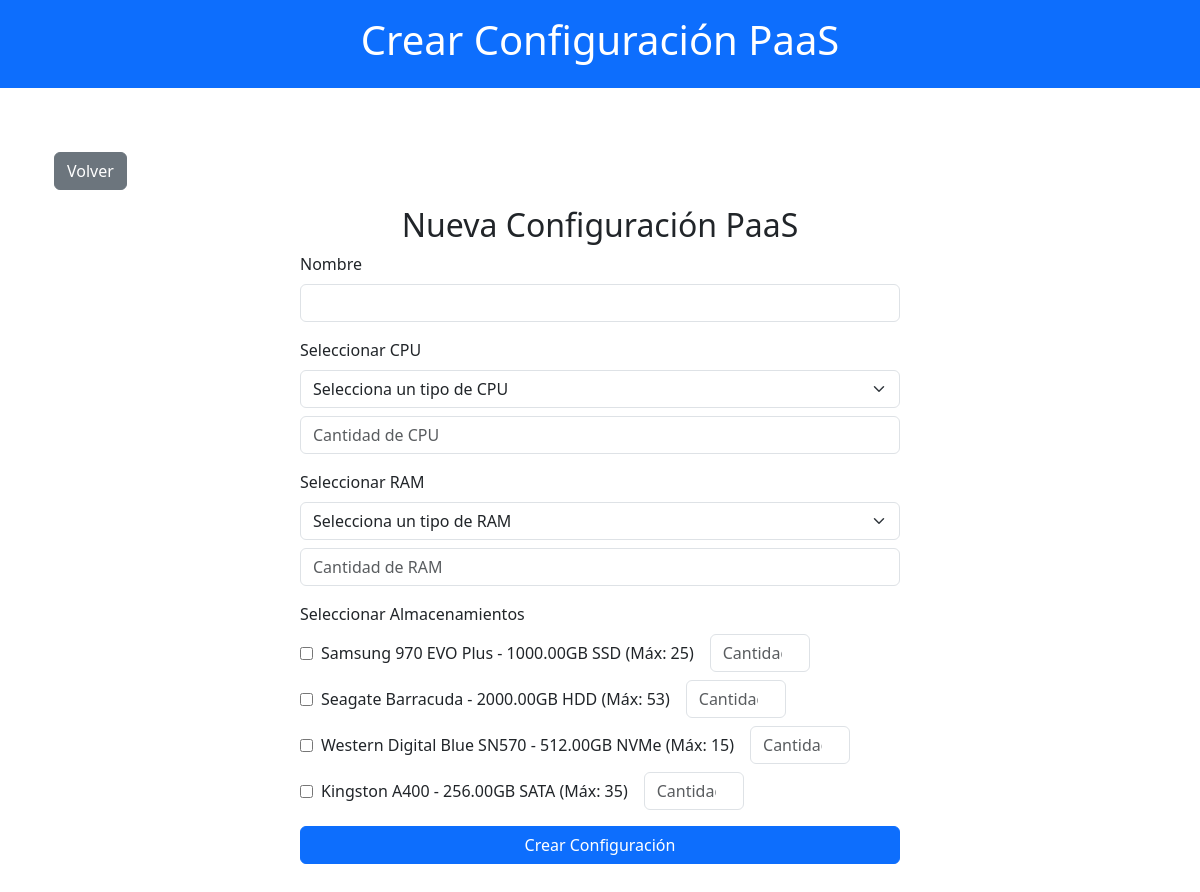
The app's page /trabajador/modificar_lista_paas/crear_paas.php (signed in) with its own data.
### tables this page shows
CREATE TABLE `almacenamiento` (
  `idAlmacenamiento` int(11) NOT NULL,
  `Nombre` varchar(100) NOT NULL,
  `Tipo` varchar(50) NOT NULL,
  `VelocidadLectura` decimal(10,2) NOT NULL,
  `VelocidadEscritura` decimal(10,2) NOT NULL,
  `Capacidad` decimal(10,2) NOT NULL,
  `PrecioH` decimal(10,2) NOT NULL,
  `Cantidad` int(11) NOT NULL
);

### public/trabajador/modificar_lista_paas/crear_paas.php (the view, shortened to what this page needs)
<?php
include '../../../includes/db_connect.php';
$almacenamientos = $conn->query("SELECT * FROM almacenamiento WHERE Cantidad > 0");
?>
<!DOCTYPE html>
<html lang="es">
<head>
    <link href="https://cdn.jsdelivr.net/npm/bootstrap@5.3.0/dist/css/bootstrap.min.css" rel="stylesheet">
    <link href="../../css/estilos.css" rel="stylesheet">
</head>
<body>
    <header class="bg-primary text-white text-center py-3">
        <h1>Crear Configuración PaaS</h1>
    </header>
    <main class="container my-5">
        <div class="container my-3">
            <a href="modificar_paas.php" class="btn btn-secondary">Volver</a>
        </div>
        <h2 class="text-center">Nueva Configuración PaaS</h2>
        <form method="POST" action="crear_paas.php" class="mx-auto" style="max-width: 600px;">
            <div class="mb-3">
                <label for="nombre" class="form-label">Nombre</label>
                <input type="text" class="form-control" id="nombre" name="nombre" required>
            </div>
            <div class="mb-3">
                <label for="idCPU" class="form-label">Seleccionar CPU</label>
                <select class="form-select" id="idCPU" name="idCPU" required>
                    <option value="" data-max="0">Selecciona un tipo de CPU</option>
                </select>
                <input type="number" class="form-control mt-2" id="cantidadCPU" name="cantidad_cpu" min="1" placeholder="Cantidad de CPU" required>
            </div>
            <div class="mb-3">
                <label for="idRAM" class="form-label">Seleccionar RAM</label>
                <select class="form-select" id="idRAM" name="idRAM" required>
                    <option value="" data-max="0">Selecciona un tipo de RAM</option>
                </select>
                <input type="number" class="form-control mt-2" id="cantidadRAM" name="cantidad_ram" min="1" placeholder="Cantidad de RAM" required>
            </div>
            <div class="mb-3">
                <label class="form-label">Seleccionar Almacenamientos</label>
                <?php while ($row = $almacenamientos->fetch_assoc()): ?>
                    <div class="d-flex align-items-center mb-2">
                        <input type="checkbox" name="almacenamientos[]" value="<?php echo $row['idAlmacenamiento']; ?>">
                        <span class="ms-2"><?php echo htmlspecialchars($row['Nombre'] . ' - ' . $row['Capacidad'] . 'GB ' . $row['Tipo'] . ' (Máx: ' . $row['Cantidad'] . ')'); ?></span>
                        <input type="number"
                               name="cantidad_almacenamiento_<?php echo $row['idAlmacenamiento']; ?>"
                               min="1"
                               max="<?php echo $row['Cantidad']; ?>"
                               class="form-control ms-3"
                               style="max-width: 100px;"
                               placeholder="Cantidad">
                    </div>
                <?php endwhile; ?>
            </div>
            <button type="submit" class="btn btn-primary w-100">Crear Configuración</button>
        </form>
    </main>
</body>
</html>

### public/css/estilos.css (style rules this page uses)
body { display: flex; flex-direction: column; min-height: 100vh; margin: 0; }
main { flex: 1; }
header { background-color: #007bff; color: white; padding: 1rem 0; text-align: center; }

### records on screen
almacenamiento: Nombre+Capacidad+Tipo "Samsung 970 EVO Plus - 1000.00GB SSD (Máx: 25)"
almacenamiento: Nombre+Capacidad+Tipo "Seagate Barracuda - 2000.00GB HDD (Máx: 53)"
almacenamiento: Nombre+Capacidad+Tipo "Western Digital Blue SN570 - 512.00GB NVMe (Máx: 15)"
almacenamiento: Nombre+Capacidad+Tipo "Kingston A400 - 256.00GB SATA (Máx: 35)"
